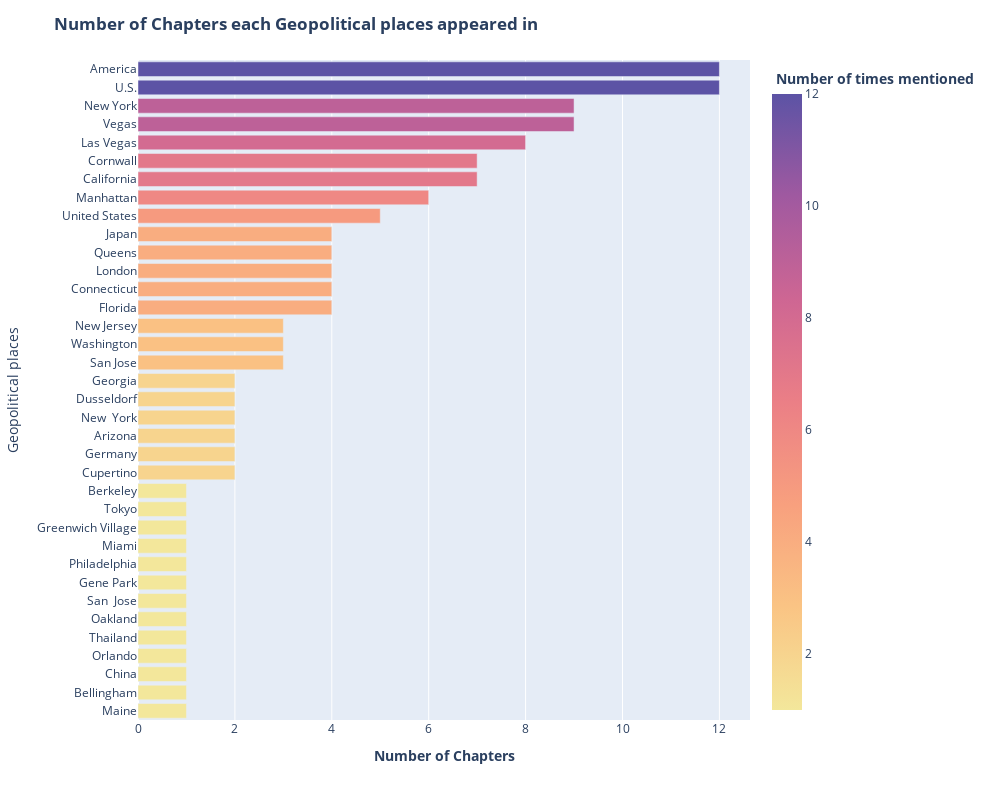

Source (notebook cell):
### Markdown cell above
**NOTE: Mario Puzo is the author of the Godfather Novel, so it is not part of the intended character**

### Code cell
plt.plot_ctper(gpe_chpts, 'Geopolitical places', px.colors.sequential.Sunset)

### Figure 1 — Plotly figure (JSON) as saved in the notebook; plotly's stock layout.template omitted (floating-point values rounded to 4 significant figures)
{"data": [{"alignmentgroup": "True", "customdata": [["Maine", 1], ["Bellingham", 1], ["China", 1], ["Orlando", 1], ["Thailand", 1], ["Oakland", 1], ["San  Jose", 1], ["Gene Park", 1], ["Philadelphia", 1], ["Miami", 1], ["Greenwich Village", 1], ["Tokyo", 1], ["Berkeley", 1], ["Cupertino", 2], ["Germany", 2], ["Arizona", 2], ["New  York", 2], ["Dusseldorf", 2], ["Georgia", 2], ["San Jose", 3], ["Washington", 3], ["New Jersey", 3], ["Florida", 4], ["Connecticut", 4], ["London", 4], ["Queens", 4], ["Japan", 4], ["United States", 5], ["Manhattan", 6], ["California", 7], ["Cornwall", 7], ["Las Vegas", 8], ["Vegas", 9], ["New York", 9], ["U.S.", 12], ["America", 12]], "hovertemplate": "<b> Number of times mentioned <b>=%{marker.color}<br>Geopolitical places=%{customdata[0]}<extra></extra>", "legendgroup": "", "marker": {"color": [1, 1, 1, 1, 1, 1, 1, 1, 1, 1, 1, 1, 1, 2, 2, 2, 2, 2, 2, 3, 3, 3, 4, 4, 4, 4, 4, 5, 6, 7, 7, 8, 9, 9, 12, 12], "coloraxis": "coloraxis"}, "name": "", "offsetgroup": "", "orientation": "h", "showlegend": false, "textposition": "auto", "type": "bar", "x": [1, 1, 1, 1, 1, 1, 1, 1, 1, 1, 1, 1, 1, 2, 2, 2, 2, 2, 2, 3, 3, 3, 4, 4, 4, 4, 4, 5, 6, 7, 7, 8, 9, 9, 12, 12], "xaxis": "x", "y": ["Maine", "Bellingham", "China", "Orlando", "Thailand", "Oakland", "San  Jose", "Gene Park", "Philadelphia", "Miami", "Greenwich Village", "Tokyo", "Berkeley", "Cupertino", "Germany", "Arizona", "New  York", "Dusseldorf", "Georgia", "San Jose", "Washington", "New Jersey", "Florida", "Connecticut", "London", "Queens", "Japan", "United States", "Manhattan", "California", "Cornwall", "Las Vegas", "Vegas", "New York", "U.S.", "America"], "yaxis": "y"}], "layout": {"barmode": "relative", "coloraxis": {"colorbar": {"title": {"text": "<b> Number of times mentioned <b>"}}, "colorscale": [[0, "rgb(243, 231, 155)"], [0.1667, "rgb(250, 196, 132)"], [0.3333, "rgb(248, 160, 126)"], [0.5, "rgb(235, 127, 134)"], [0.6667, "rgb(206, 102, 147)"], [0.8333, "rgb(160, 89, 160)"], [1, "rgb(92, 83, 165)"]]}, "height": 800, "legend": {"tracegroupgap": 0}, "margin": {"t": 60}, "title": {"text": "<b> Number of Chapters each Geopolitical places appeared in <b>"}, "width": 1000, "xaxis": {"anchor": "y", "domain": [0, 1], "title": {"text": "<b> Number of Chapters <b>"}}, "yaxis": {"anchor": "x", "domain": [0, 1], "title": {"text": "Geopolitical places"}}}}
